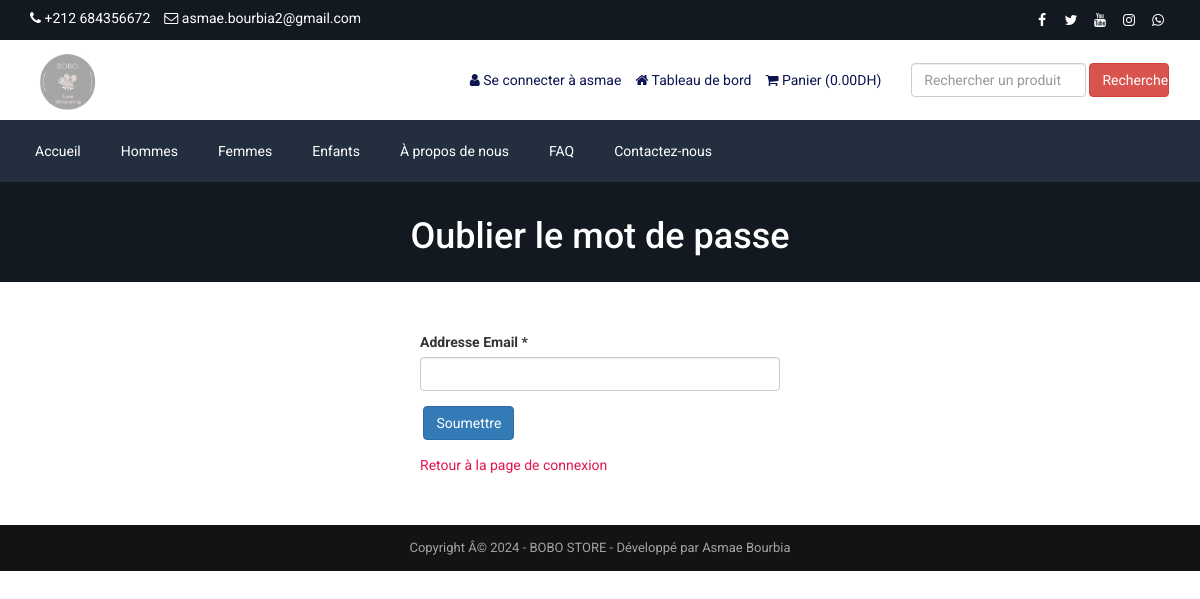
Screenshot of /forget-password.php (signed in) with the database file from the repository.
### tables this page shows
CREATE TABLE IF NOT EXISTS `tbl_settings` (
  `id` int NOT NULL AUTO_INCREMENT,
  `logo` varchar(255) NOT NULL,
  `favicon` varchar(255) NOT NULL,
  `footer_about` text NOT NULL,
  `footer_copyright` text NOT NULL,
  `contact_address` text NOT NULL,
  `contact_email` varchar(255) NOT NULL,
  `contact_phone` varchar(255) NOT NULL,
  `contact_fax` varchar(255) NOT NULL,
  `contact_map_iframe` text NOT NULL,
  `receive_email` varchar(255) NOT NULL,
  `receive_email_subject` varchar(255) NOT NULL,
  `receive_email_thank_you_message` text NOT NULL,
  `forget_password_message` text NOT NULL,
  `total_recent_post_footer` int NOT NULL,
  `total_popular_post_footer` int NOT NULL,
  `total_recent_post_sidebar` int NOT NULL,
  `total_popular_post_sidebar` int NOT NULL,
  `total_featured_product_home` int NOT NULL,
  `total_latest_product_home` int NOT NULL,
  `total_popular_product_home` int NOT NULL,
  `meta_title_home` text NOT NULL,
  `meta_keyword_home` text NOT NULL,
  `meta_description_home` text NOT NULL,
  `banner_login` varchar(255) NOT NULL,
  `banner_registration` varchar(255) NOT NULL,
  `banner_forget_password` varchar(255) NOT NULL,
  `banner_reset_password` varchar(255) NOT NULL,
  `banner_search` varchar(255) NOT NULL,
  `banner_cart` varchar(255) NOT NULL,
  `banner_checkout` varchar(255) NOT NULL,
  `banner_product_category` varchar(255) NOT NULL,
  `banner_blog` varchar(255) NOT NULL,
  `cta_title` varchar(255) NOT NULL,
  `cta_content` text NOT NULL,
  `cta_read_more_text` varchar(255) NOT NULL,
  `cta_read_more_url` varchar(255) NOT NULL,
  `cta_photo` varchar(255) NOT NULL,
  `featured_product_title` varchar(255) NOT NULL,
  `featured_product_subtitle` varchar(255) NOT NULL,
  `latest_product_title` varchar(255) NOT NULL,
  `latest_product_subtitle` varchar(255) NOT NULL,
  `popular_product_title` varchar(255) NOT NULL,
  `popular_product_subtitle` varchar(255) NOT NULL,
  `testimonial_title` varchar(255) NOT NULL,
  `testimonial_subtitle` varchar(255) NOT NULL,
  `testimonial_photo` varchar(255) NOT NULL,
  `blog_title` varchar(255) NOT NULL,
  `blog_subtitle` varchar(255) NOT NULL,
  `newsletter_text` text NOT NULL,
  `paypal_email` varchar(255) NOT NULL,
  `stripe_public_key` varchar(255) NOT NULL,
  `stripe_secret_key` varchar(255) NOT NULL,
  `bank_detail` text NOT NULL,
  `before_head` text NOT NULL,
  `after_body` text NOT NULL,
  `before_body` text NOT NULL,
  `home_service_on_off` int NOT NULL,
  `home_welcome_on_off` int NOT NULL,
  `home_featured_product_on_off` int NOT NULL,
  `home_latest_product_on_off` int NOT NULL,
  `home_popular_product_on_off` int NOT NULL,
  `home_testimonial_on_off` int NOT NULL,
  `home_blog_on_off` int NOT NULL,
  `newsletter_on_off` int NOT NULL,
  `ads_above_welcome_on_off` int NOT NULL,
  `ads_above_featured_product_on_off` int NOT NULL,
  `ads_above_latest_product_on_off` int NOT NULL,
  `ads_above_popular_product_on_off` int NOT NULL,
  `ads_above_testimonial_on_off` int NOT NULL,
  `ads_category_sidebar_on_off` int NOT NULL,
  PRIMARY KEY (`id`)
);

CREATE TABLE IF NOT EXISTS `tbl_social` (
  `social_id` int NOT NULL AUTO_INCREMENT,
  `social_name` varchar(30) NOT NULL,
  `social_url` varchar(255) NOT NULL,
  `social_icon` varchar(30) NOT NULL,
  PRIMARY KEY (`social_id`)
);

CREATE TABLE IF NOT EXISTS `tbl_top_category` (
  `tcat_id` int NOT NULL AUTO_INCREMENT,
  `tcat_name` varchar(255) NOT NULL,
  `show_on_menu` int NOT NULL,
  PRIMARY KEY (`tcat_id`)
);

CREATE TABLE IF NOT EXISTS `tbl_page` (
  `id` int NOT NULL AUTO_INCREMENT,
  `about_title` varchar(255) NOT NULL,
  `about_content` text NOT NULL,
  `about_banner` varchar(255) NOT NULL,
  `about_meta_title` varchar(255) NOT NULL,
  `about_meta_keyword` text NOT NULL,
  `about_meta_description` text NOT NULL,
  `faq_title` varchar(255) NOT NULL,
  `faq_banner` varchar(255) NOT NULL,
  `faq_meta_title` varchar(255) NOT NULL,
  `faq_meta_keyword` text NOT NULL,
  `faq_meta_description` text NOT NULL,
  `blog_title` varchar(255) NOT NULL,
  `blog_banner` varchar(255) NOT NULL,
  `blog_meta_title` varchar(255) NOT NULL,
  `blog_meta_keyword` text NOT NULL,
  `blog_meta_description` text NOT NULL,
  `contact_title` varchar(255) NOT NULL,
  `contact_banner` varchar(255) NOT NULL,
  `contact_meta_title` varchar(255) NOT NULL,
  `contact_meta_keyword` text NOT NULL,
  `contact_meta_description` text NOT NULL,
  `pgallery_title` varchar(255) NOT NULL,
  `pgallery_banner` varchar(255) NOT NULL,
  `pgallery_meta_title` varchar(255) NOT NULL,
  `pgallery_meta_keyword` text NOT NULL,
  `pgallery_meta_description` text NOT NULL,
  `vgallery_title` varchar(255) NOT NULL,
  `vgallery_banner` varchar(255) NOT NULL,
  `vgallery_meta_title` varchar(255) NOT NULL,
  `vgallery_meta_keyword` text NOT NULL,
  `vgallery_meta_description` text NOT NULL,
  PRIMARY KEY (`id`)
);

### forget-password.php (the view, shortened to what this page needs)
<?php require_once('header.php'); ?>
<?php
$statement = $pdo->prepare("SELECT * FROM tbl_settings WHERE id=1");
$statement->execute();
$result = $statement->fetchAll(PDO::FETCH_ASSOC);
foreach ($result as $row) {
    $banner_forget_password = $row['banner_forget_password'];
}
?>
<div class="page-banner" style="background-color:#444;background-image: url(assets/uploads/<?php echo $banner_forget_password; ?>);">
    <div class="inner">
        <h1><?php echo LANG_VALUE_97; ?></h1>
    </div>
</div>
<div class="page">
    <div class="container">
        <div class="row">
            <div class="col-md-12">
                <div class="user-content">
                    <form action="" method="post">
                        <div class="row">
                            <div class="col-md-4"></div>
                            <div class="col-md-4">
                                <div class="form-group">
                                    <label for=""><?php echo LANG_VALUE_94; ?> *</label>
                                    <input type="email" class="form-control" name="cust_email">
                                </div>
                                <div class="form-group">
                                    <input type="submit" class="btn btn-primary" value="<?php echo LANG_VALUE_4; ?>" name="form1">
                                </div>
                                <a href="login.php" style="color:#e4144d;"><?php echo LANG_VALUE_12; ?></a>
                            </div>
                        </div>
                    </form>
                </div>
            </div>
        </div>
    </div>
</div>
<?php require_once('footer.php'); ?>

### header.php (shortened to what this page needs)
<?php
include("admin/inc/config.php");
$statement = $pdo->prepare("SELECT * FROM tbl_settings WHERE id=1");
$statement->execute();
$result = $statement->fetchAll(PDO::FETCH_ASSOC);
foreach ($result as $row)
{
	$logo = $row['logo'];
	$contact_email = $row['contact_email'];
	$contact_phone = $row['contact_phone'];
}
?>
<!DOCTYPE html>
<html lang="en">
<head>
	<link rel="stylesheet" href="assets/css/bootstrap.min.css">
	<link rel="stylesheet" href="assets/css/font-awesome.min.css">
	<link rel="stylesheet" href="assets/css/owl.carousel.min.css">
	<link rel="stylesheet" href="assets/css/owl.theme.default.min.css">
	<link rel="stylesheet" href="assets/css/jquery.bxslider.min.css">
    <link rel="stylesheet" href="assets/css/magnific-popup.css">
    <link rel="stylesheet" href="assets/css/rating.css">
	<link rel="stylesheet" href="assets/css/spacing.css">
	<link rel="stylesheet" href="assets/css/bootstrap-touch-slider.css">
	<link rel="stylesheet" href="assets/css/animate.min.css">
	<link rel="stylesheet" href="assets/css/tree-menu.css">
	<link rel="stylesheet" href="assets/css/select2.min.css">
	<link rel="stylesheet" href="assets/css/main.css">
	<link rel="stylesheet" href="assets/css/responsive.css">
	<?php
	$statement = $pdo->prepare("SELECT * FROM tbl_page WHERE id=1");
	$statement->execute();
	$result = $statement->fetchAll(PDO::FETCH_ASSOC);
		?>
</head>
<body>
<div class="top">
	<div class="container">
		<div class="row">
			<div class="col-md-6 col-sm-6 col-xs-12">
				<div class="left">
					<ul>
						<li><i class="fa fa-phone"></i> <?php echo $contact_phone; ?></li>
						<li><i class="fa fa-envelope-o"></i> <?php echo $contact_email; ?></li>
					</ul>
				</div>
			</div>
			<div class="col-md-6 col-sm-6 col-xs-12">
				<div class="right">
					<ul>
						<?php
						$statement = $pdo->prepare("SELECT * FROM tbl_social");
						$statement->execute();
						$result = $statement->fetchAll(PDO::FETCH_ASSOC);
						foreach ($result as $row) {
							?>
							<?php if($row['social_url'] != ''): ?>
							<li><a href="<?php echo $row['social_url']; ?>"><i class="<?php echo $row['social_icon']; ?>"></i></a></li>
							<?php endif; ?>
							<?php
						}
						?>
					</ul>
				</div>
			</div>
		</div>
	</div>
</div>
<div class="header">
	<div class="container">
		<div class="row inner">
			<div class="col-md-4 logo">
				<a href="index.php"><img src="assets/uploads/<?php echo $logo; ?>" alt="logo image"></a>
			</div>
			<div class="col-md-5 right">
				<ul>
				<?php
					if(isset($_SESSION['customer'])) {
						?>
						<li><i class="fa fa-user"></i> <?php echo LANG_VALUE_13; ?> <?php echo $_SESSION['customer']['cust_name']; ?></li>
						<li><a href="dashboard.php"><i class="fa fa-home"></i> <?php echo LANG_VALUE_89; ?></a></li>
						<?php
					} else {
						?>
						<li><a href="login.php"><i class="fa fa-sign-in"></i> <?php echo LANG_VALUE_9; ?></a></li>
						<li><a href="registration.php"><i class="fa fa-user-plus"></i> <?php echo LANG_VALUE_15; ?></a></li>
						<?php
					}
					?>
					<li><a href="cart.php"><i class="fa fa-shopping-cart"></i> <?php echo LANG_VALUE_18; ?> (<?php
					if(isset($_SESSION['cart_p_id'])) {
						$table_total_price = 0;
						$i=0;
	                    foreach($_SESSION['cart_p_qty'] as $key => $value)
	                    {
	                        $i++;
	                        $arr_cart_p_qty[$i] = $value;
	                    }                    $i=0;
	                    foreach($_SESSION['cart_p_current_price'] as $key => $value)
	                    {
	                        $i++;
	                        $arr_cart_p_current_price[$i] = $value;
	                    }
	                    for($i=1;$i<=count($arr_cart_p_qty);$i++) {
	                    	$row_total_price = $arr_cart_p_current_price[$i]*$arr_cart_p_qty[$i];
	                        $table_total_price = $table_total_price + $row_total_price;
	                    }
						echo $table_total_price;
					} else {
						echo '0.00';
					}
					?><?php echo LANG_VALUE_1; ?>)</a></li>
				</ul>
			</div>
			<div class="col-md-3 search-area">
				<form class="navbar-form navbar-left" role="search" action="search-result.php" method="get">
					<div class="form-group">
						<input type="text" class="form-control search-top" placeholder="<?php echo LANG_VALUE_2; ?>" name="search_text">
					</div>
					<button type="submit" class="btn btn-danger"><?php echo LANG_VALUE_3; ?></button>
				</form>
			</div>
		</div>
	</div>
</div>
<div class="nav">
	<div class="container">
		<div class="row">
			<div class="col-md-12 pl_0 pr_0">
				<div class="menu-container">
					<div class="menu">
						<ul>
							<li><a href="index.php">Accueil</a></li>
							<?php
							$statement = $pdo->prepare("SELECT * FROM tbl_top_category WHERE show_on_menu=1");
							$statement->execute();
							$result = $statement->fetchAll(PDO::FETCH_ASSOC);
							foreach ($result as $row) {
								?>
								<li><a href="product-category.php?id=<?php echo $row['tcat_id']; ?>&type=top-category"><?php echo $row['tcat_name']; ?></a>
								</li>
								<?php
							}
							?>
							<?php
							$statement = $pdo->prepare("SELECT * FROM tbl_page WHERE id=1");
							$statement->execute();
							$result = $statement->fetchAll(PDO::FETCH_ASSOC);
							foreach ($result as $row) {
								$about_title = $row['about_title'];
								$faq_title = $row['faq_title'];
								$contact_title = $row['contact_title'];
							}
							?>
							<li><a href="about.php"><?php echo $about_title; ?></a></li>
							<li><a href="faq.php"><?php echo $faq_title; ?></a></li>
							<li><a href="contact.php"><?php echo $contact_title; ?></a></li>
						</ul>
					</div>
				</div>
			</div>
		</div>
	</div>
</div>

### footer.php (shortened to what this page needs)
<?php
$statement = $pdo->prepare("SELECT * FROM tbl_settings WHERE id=1");
$statement->execute();
$result = $statement->fetchAll(PDO::FETCH_ASSOC);
foreach ($result as $row)
{
	$footer_copyright = $row['footer_copyright'];
}
?>
<div class="footer-bottom">
	<div class="container">
		<div class="row">
			<div class="col-md-12 copyright">
				<?php echo $footer_copyright; ?>
			</div>
		</div>
	</div>
</div>
</body>
</html>

### assets/css/main.css (style rules this page uses)
* { margin: 0; padding: 0; }
body { font-family: "Roboto", sans-serif; font-size: 14px; }
h1, h2, h3, h4, h5, h6 { font-family: "Roboto", sans-serif; }
a { text-decoration: none; }
.top { width: 100%; height: 40px; background: #131921; }
.top .left { float: left; }
.top .left ul { padding-top: 8px; }
.top .left ul li { list-style-type: none; float: left; margin-right: 14px; color: white; }
.top .left ul li i { color: white; }
.top .right { float: right; }
.top .right ul { padding-top: 8px; }
.top .right ul li { list-style-type: none; float: left; margin-left: 5px; }
.top .right ul li a { color: white; width: 24px; height: 24px; line-height: 24px; text-align: center; border-radius: 50%; display: block; transition: all 0.4s ease; }
.header { width: 100%; height: auto; background: #fff; }
.header .inner { height: auto; display: table; }
.header .logo { float: none; display: table-cell; vertical-align: middle; }
.header .logo img { max-width: 100%; height: 80px; }
.header .navbar-form .form-control { width: 300px; }
.header .search-area { float: none; display: table-cell; vertical-align: middle; }
.header .search-area .form-group { width: calc(100% - 84px); }
.header .search-area button { width: 80px; }
.header .search-area form { width: 100%; }
.header .right { float: none; display: table-cell; vertical-align: middle; padding-right: 0; }
.header .right ul { float: right; margin-bottom: 0; }
.header .right ul li { list-style-type: none; float: left; margin-left: 14px; color: #0d1452; }
.header .right ul li a { color: #0d1452; }
.header .navbar-form .search-top { width: 100%; }
.nav { background: #232f3e; }
.menu-container { width: 100%; margin: 0 auto; background: #232f3e; }
.menu-dropdown-icon:before { content: "\f067"; font-family: "FontAwesome"; display: none; cursor: pointer; float: right; padding: 1.5em 2em; background: #fff; color: #333; }
.menu > ul { margin: 0 auto; width: 100%; list-style: none; padding: 0; position: relative; box-sizing: border-box; }
.menu > ul:before, .menu > ul:after { content: ""; display: table; }
.menu > ul:after { clear: both; }
.menu > ul > li { float: left; padding: 0; margin: 0; }
.menu > ul > li a { text-decoration: none; padding: 1.5em 20px; display: block; color: #fff; }
.footer-bottom { width: 100%; height: auto; background: #141314; padding: 14px 0; }
.footer-bottom .copyright { font-size: 13px; color: #a3a3a3; text-align: center; }
.page-banner { width: 100%; height: auto; background-repeat: no-repeat; background-position: center center; -webkit-background-size: cover; background-size: cover; position: relative; padding-top: 15px; padding-bottom: 15px; overflow: hidden; }
.page-banner h1 { color: #fff; text-align: center; z-index: 999; position: relative; }
.page { width: 100%; height: auto; padding-top: 50px; padding-bottom: 50px; }

### assets/css/responsive.css (style rules this page uses)
@media only screen and (min-width: 992px) { .header .inner { width: 100%; } }
@media only screen and (min-width: 992px) { .header .search-area { padding-right: 0; } }
@media only screen and (min-width: 992px) { .header .search-area form { padding-right: 0; } }
@media only screen and (min-width: 992px) { .header .container { padding-right: 0; } }

### rows the page displays
tbl_settings: contact_phone "+212 684356672", contact_email "asmae.bourbia2@gmail.com", logo (picture), banner_forget_password (picture), footer_copyright "Copyright Â© 2024 - BOBO STORE - Développé par Asmae Bourbia"
tbl_top_category: tcat_name "Hommes"
tbl_top_category: tcat_name "Femmes"
tbl_top_category: tcat_name "Enfants"
tbl_page: about_title "À propos de nous", faq_title "FAQ", contact_title "Contactez-nous"

### other values shown
LANG_VALUE_13 "Se connecter à"
$_SESSION['customer']['cust_name'] "asmae"
LANG_VALUE_89 "Tableau de bord"
LANG_VALUE_18 "Panier"
LANG_VALUE_1 "DH"
LANG_VALUE_3 "Recherche"
LANG_VALUE_97 "Oublier le mot de passe"
LANG_VALUE_94 "Addresse Email"
LANG_VALUE_12 "Retour à la page de connexion"
